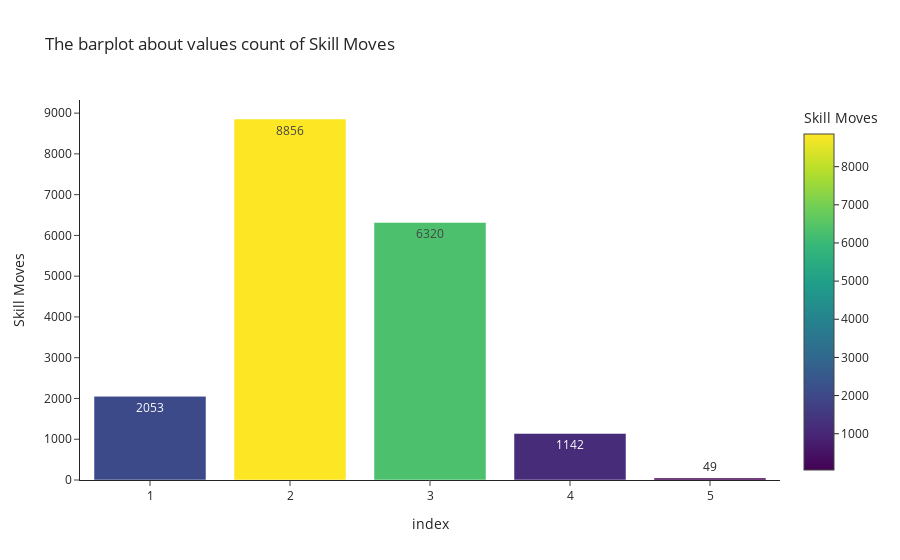

Source (notebook cell):
### Code cell
iplot(px.bar(data_frame=df['Skill Moves'].value_counts().reset_index()
       ,x='index',y='Skill Moves',template='simple_white',text_auto=True,color='Skill Moves'
             ,title = 'The barplot about values count of Skill Moves'))

### Figure 1 — Plotly figure (JSON) as saved in the notebook; plotly's stock layout.template omitted (floating-point values rounded to 4 significant figures)
{"data": [{"alignmentgroup": "True", "hovertemplate": "index=%{x}<br>Skill Moves=%{marker.color}<extra></extra>", "legendgroup": "", "marker": {"color": [8856, 6320, 2053, 1142, 49], "coloraxis": "coloraxis", "pattern": {"shape": ""}}, "name": "", "offsetgroup": "", "orientation": "v", "showlegend": false, "textposition": "auto", "texttemplate": "%{y}", "type": "bar", "x": [2, 3, 1, 4, 5], "xaxis": "x", "y": [8856, 6320, 2053, 1142, 49], "yaxis": "y"}], "layout": {"barmode": "relative", "coloraxis": {"colorbar": {"title": {"text": "Skill Moves"}}, "colorscale": [[0, "#440154"], [0.1111, "#482878"], [0.2222, "#3e4989"], [0.3333, "#31688e"], [0.4444, "#26828e"], [0.5556, "#1f9e89"], [0.6667, "#35b779"], [0.7778, "#6ece58"], [0.8889, "#b5de2b"], [1, "#fde725"]]}, "legend": {"tracegroupgap": 0}, "title": {"text": "The barplot about values count of Skill Moves"}, "xaxis": {"anchor": "y", "domain": [0, 1], "title": {"text": "index"}}, "yaxis": {"anchor": "x", "domain": [0, 1], "title": {"text": "Skill Moves"}}}}
